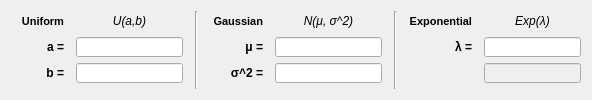
                    <widget class="QWidget" name="tabInput_2_Page_1">
                     <attribute name="title">
                      <string>Parameters only</string>
                     </attribute>
                     <layout class="QHBoxLayout" name="horizontalLayout_7">
                      <item>
                       <layout class="QHBoxLayout" name="hLayoutInput_2_Page_1" stretch="8,1,8,1,8">
                        <property name="spacing">
                         <number>12</number>
                        </property>
                        <property name="leftMargin">
                         <number>0</number>
                        </property>
                        <property name="topMargin">
                         <number>0</number>
                        </property>
                        <property name="rightMargin">
                         <number>0</number>
                        </property>
                        <property name="bottomMargin">
                         <number>0</number>
                        </property>
                        <item>
                         <layout class="QGridLayout" name="gLayoutDistribution_1" rowstretch="3,2,2" columnstretch="1,2">
                          <property name="bottomMargin">
                           <number>6</number>
                          </property>
                          <property name="horizontalSpacing">
                           <number>12</number>
                          </property>
                          <property name="verticalSpacing">
                           <number>6</number>
                          </property>
                          <item row="1" column="0">
                           <widget class="QLabel" name="lblParaU_a">
                            <property name="minimumSize">
                             <size>
                              <width>0</width>
                              <height>0</height>
                             </size>
                            </property>
                            <property name="maximumSize">
                             <size>
                              <width>65</width>
                              <height>25</height>
                             </size>
                            </property>
                            <property name="font">
                             <font>
                              <weight>75</weight>
                              <italic>false</italic>
                              <bold>true</bold>
                             </font>
                            </property>
                            <property name="layoutDirection">
                             <enum>Qt::LeftToRight</enum>
                            </property>
                            <property name="text">
                             <string>a =</string>
                            </property>
                            <property name="alignment">
                             <set>Qt::AlignRight|Qt::AlignTrailing|Qt::AlignVCenter</set>
                            </property>
                           </widget>
                          </item>
                          <item row="1" column="1">
                           <widget class="QLineEdit" name="lEditParaU_a">
                            <property name="minimumSize">
                             <size>
                              <width>75</width>
                              <height>20</height>
                             </size>
                            </property>
                            <property name="maximumSize">
                             <size>
                              <width>250</width>
                              <height>20</height>
                             </size>
                            </property>
                           </widget>
                          </item>
                          <item row="0" column="0">
                           <widget class="QLabel" name="lblUniform_1">
                            <property name="maximumSize">
                             <size>
                              <width>65</width>
                              <height>25</height>
                             </size>
                            </property>
                            <property name="font">
                             <font>
                              <pointsize>8</pointsize>
                              <weight>75</weight>
                              <italic>false</italic>
                              <bold>true</bold>
                              <underline>false</underline>
                             </font>
                            </property>
                            <property name="text">
                             <string>Uniform</string>
                            </property>
                            <property name="alignment">
                             <set>Qt::AlignRight|Qt::AlignTrailing|Qt::AlignVCenter</set>
                            </property>
                           </widget>
                          </item>
                          <item row="0" column="1">
                           <widget class="QLabel" name="lblUniform_2">
                            <property name="maximumSize">
                             <size>
                              <width>16777215</width>
                              <height>16777215</height>
                             </size>
                            </property>
                            <property name="font">
                             <font>
                              <italic>true</italic>
                             </font>
                            </property>
                            <property name="text">
                             <string>U(a,b)</string>
                            </property>
                            <property name="alignment">
                             <set>Qt::AlignCenter</set>
                            </property>
                           </widget>
                          </item>
                          <item row="2" column="0">
                           <widget class="QLabel" name="lblParaU_b">
                            <property name="maximumSize">
                             <size>
                              <width>65</width>
                              <height>25</height>
                             </size>
                            </property>
                            <property name="font">
                             <font>
                              <weight>75</weight>
                              <bold>true</bold>
                             </font>
                            </property>
                            <property name="text">
                             <string>b =</string>
                            </property>
                            <property name="alignment">
                             <set>Qt::AlignRight|Qt::AlignTrailing|Qt::AlignVCenter</set>
                            </property>
                           </widget>
                          </item>
                          <item row="2" column="1">
                           <widget class="QLineEdit" name="lEditParaU_b">
                            <property name="minimumSize">
                             <size>
                              <width>75</width>
                              <height>20</height>
                             </size>
                            </property>
                            <property name="maximumSize">
                             <size>
                              <width>250</width>
                              <height>20</height>
                             </size>
                            </property>
                           </widget>
                          </item>
                         </layout>
                        </item>
                        <item>
                         <widget class="Line" name="sepVLine_1">
                          <property name="orientation">
                           <enum>Qt::Vertical</enum>
                          </property>
                         </widget>
                        </item>
                        <item>
                         <layout class="QGridLayout" name="gLayoutDistribution_2" rowstretch="3,2,2" columnstretch="1,2">
                          <property name="leftMargin">
                           <number>0</number>
                          </property>
                          <property name="topMargin">
                           <number>0</number>
                          </property>
                          <property name="bottomMargin">
                           <number>6</number>
                          </property>
                          <property name="horizontalSpacing">
                           <number>12</number>
                          </property>
                          <property name="verticalSpacing">
                           <number>6</number>
                          </property>
                          <item row="0" column="1">
                           <widget class="QLabel" name="lblGauss_2">
                            <property name="font">
                             <font>
                              <italic>true</italic>
                             </font>
                            </property>
                            <property name="text">
                             <string>N(μ, σ^2)</string>
                            </property>
                            <property name="alignment">
                             <set>Qt::AlignCenter</set>
                            </property>
                           </widget>
                          </item>
                          <item row="0" column="0">
                           <widget class="QLabel" name="lblGauss_1">
                            <property name="maximumSize">
                             <size>
                              <width>65</width>
                              <height>25</height>
                             </size>
                            </property>
                            <property name="font">
                             <font>
                              <pointsize>8</pointsize>
                              <weight>75</weight>
                              <italic>false</italic>
                              <bold>true</bold>
                              <underline>false</underline>
                             </font>
                            </property>
                            <property name="text">
                             <string>Gaussian</string>
                            </property>
                            <property name="alignment">
                             <set>Qt::AlignRight|Qt::AlignTrailing|Qt::AlignVCenter</set>
                            </property>
                           </widget>
                          </item>
                          <item row="2" column="1">
                           <widget class="QLineEdit" name="lEditParaN_var">
                            <property name="minimumSize">
                             <size>
                              <width>75</width>
                              <height>20</height>
                             </size>
                            </property>
                            <property name="maximumSize">
                             <size>
                              <width>250</width>
                              <height>20</height>
                             </size>
                            </property>
                           </widget>
                          </item>
                          <item row="1" column="0">
                           <widget class="QLabel" name="lblParaN_mean">
                            <property name="maximumSize">
                             <size>
                              <width>65</width>
                              <height>25</height>
                             </size>
                            </property>
                            <property name="font">
                             <font>
                              <weight>75</weight>
                              <bold>true</bold>
                             </font>
                            </property>
                            <property name="text">
                             <string>μ =</string>
                            </property>
                            <property name="alignment">
                             <set>Qt::AlignRight|Qt::AlignTrailing|Qt::AlignVCenter</set>
                            </property>
                           </widget>
                          </item>
                          <item row="1" column="1">
                           <widget class="QLineEdit" name="lEditParaN_mean">
                            <property name="minimumSize">
                             <size>
                              <width>75</width>
                              <height>20</height>
                             </size>
                            </property>
                            <property name="maximumSize">
                             <size>
                              <width>250</width>
                              <height>20</height>
                             </size>
                            </property>
                           </widget>
                          </item>
                          <item row="2" column="0">
                           <widget class="QLabel" name="lblParaN_var">
                            <property name="maximumSize">
                             <size>
                              <width>65</width>
                              <height>25</height>
                             </size>
                            </property>
                            <property name="font">
                             <font>
                              <weight>75</weight>
                              <bold>true</bold>
                             </font>
                            </property>
                            <property name="text">
                             <string>σ^2 =</string>
                            </property>
                            <property name="alignment">
                             <set>Qt::AlignRight|Qt::AlignTrailing|Qt::AlignVCenter</set>
                            </property>
                           </widget>
                          </item>
                         </layout>
                        </item>
                        <item>
                         <widget class="Line" name="sepVLine_2">
                          <property name="orientation">
                           <enum>Qt::Vertical</enum>
                          </property>
                         </widget>
                        </item>
                        <item>
                         <layout class="QGridLayout" name="gLayoutDistribution_3" rowstretch="3,0,0" columnstretch="1,0">
                          <property name="bottomMargin">
                           <number>6</number>
                          </property>
                          <property name="horizontalSpacing">
                           <number>12</number>
                          </property>
                          <property name="verticalSpacing">
                           <number>6</number>
                          </property>
                          <item row="1" column="1">
                           <widget class="QLineEdit" name="lEditParaExp_lambda">
                            <property name="enabled">
                             <bool>true</bool>
                            </property>
                            <property name="minimumSize">
                             <size>
                              <width>75</width>
                              <height>20</height>
                             </size>
                            </property>
                            <property name="maximumSize">
                             <size>
                              <width>250</width>
                              <height>20</height>
                             </size>
                            </property>
                           </widget>
                          </item>
                          <item row="2" column="0">
                           <widget class="QLabel" name="lblParaExp_none">
                            <property name="enabled">
                             <bool>false</bool>
                            </property>
                            <property name="maximumSize">
                             <size>
                              <width>50</width>
                              <height>25</height>
                             </size>
                            </property>
                            <property name="text">
                             <string/>
                            </property>
                           </widget>
                          </item>
                          <item row="0" column="0">
                           <widget class="QLabel" name="lblExp_1">
                            <property name="maximumSize">
                             <size>
                              <width>65</width>
                              <height>25</height>
                             </size>
                            </property>
                            <property name="font">
                             <font>
                              <pointsize>8</pointsize>
                              <weight>75</weight>
                              <italic>false</italic>
                              <bold>true</bold>
                              <underline>false</underline>
                             </font>
                            </property>
                            <property name="text">
                             <string>Exponential</string>
                            </property>
                            <property name="alignment">
                             <set>Qt::AlignRight|Qt::AlignTrailing|Qt::AlignVCenter</set>
                            </property>
                           </widget>
                          </item>
                          <item row="2" column="1">
                           <widget class="QLineEdit" name="lEditParaExp_none">
                            <property name="enabled">
                             <bool>false</bool>
                            </property>
                            <property name="minimumSize">
                             <size>
                              <width>75</width>
                              <height>20</height>
                             </size>
                            </property>
                            <property name="maximumSize">
                             <size>
                              <width>250</width>
                              <height>20</height>
                             </size>
                            </property>
                           </widget>
                          </item>
                          <item row="0" column="1">
                           <widget class="QLabel" name="lblExp_2">
                            <property name="font">
                             <font>
                              <italic>true</italic>
                             </font>
                            </property>
                            <property name="text">
                             <string>Exp(λ)</string>
                            </property>
                            <property name="alignment">
                             <set>Qt::AlignCenter</set>
                            </property>
                           </widget>
                          </item>
                          <item row="1" column="0">
                           <widget class="QLabel" name="lblParaExp_lambda">
                            <property name="enabled">
                             <bool>true</bool>
                            </property>
                            <property name="maximumSize">
                             <size>
                              <width>65</width>
                              <height>25</height>
                             </size>
                            </property>
                            <property name="font">
                             <font>
                              <weight>75</weight>
                              <bold>true</bold>
                             </font>
                            </property>
                            <property name="text">
                             <string>λ =</string>
                            </property>
                            <property name="alignment">
                             <set>Qt::AlignRight|Qt::AlignTrailing|Qt::AlignVCenter</set>
                            </property>
                           </widget>
                          </item>
                         </layout>
                        </item>
                       </layout>
                      </item>
                     </layout>
                    </widget>
